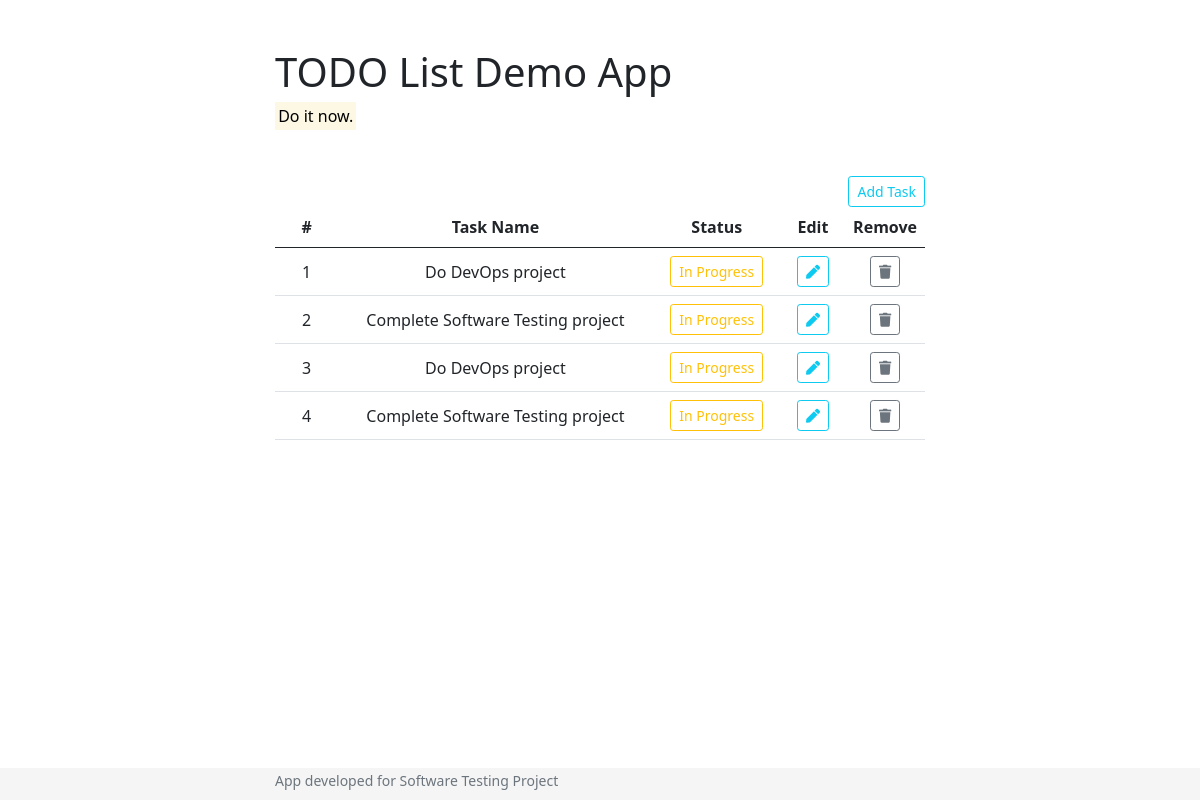
Before: /tasks/home with the older database file.
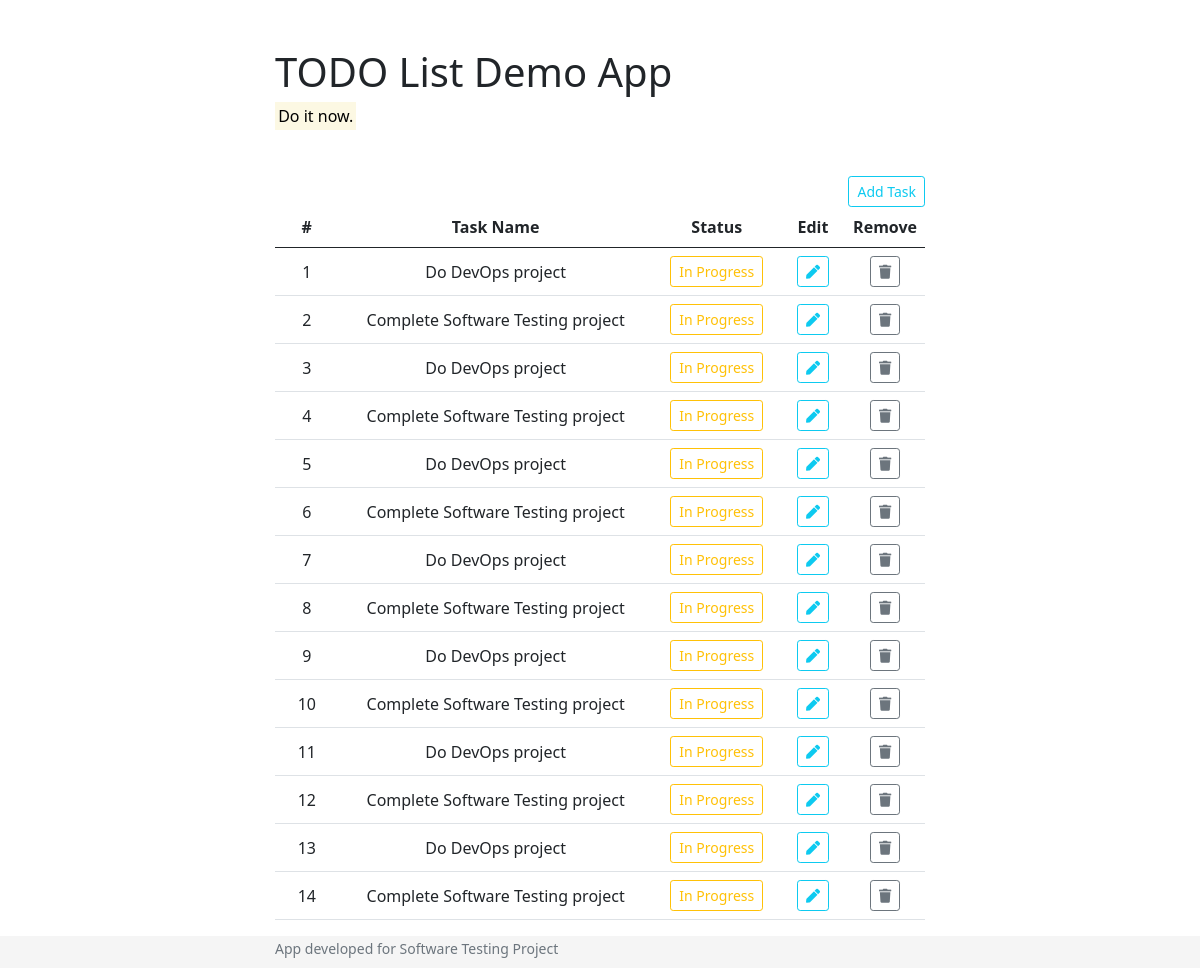
After: the same page with the newer database file.
### tables this page shows
CREATE TABLE "tasks" (
        "task_id" INTEGER PRIMARY KEY AUTOINCREMENT,
        "taskname" TEXT,
        "status" TEXT
    );

### app/routes.py (the view)
@app.get('/tasks/home')
def tasks_home():
    db_connection= app.config["DATABASE_CON"]
    db_connection.row_factory = sqlite3.Row
    cursor = db_connection.cursor()
    cursor.execute(
        "SELECT * FROM tasks"
    )
    data = cursor.fetchall()
    return  render_template("index.html", tasks=data)

### app/templates/index.html (shortened to what this page needs)
<!DOCTYPE html>
<html>
    <head>
        <link href="https://cdn.jsdelivr.net/npm/bootstrap@5.0.0-beta2/dist/css/bootstrap.min.css" rel="stylesheet"
>
        <link rel="stylesheet" href="https://cdnjs.cloudflare.com/ajax/libs/font-awesome/5.15.3/css/all.css">
        <link rel="stylesheet" href="{{ url_for('static', filename='styles/custom.css') }}">
    </head>
    <body>
    <main role="main" class="container extra-bottom">
      <h1 class="mt-5">TODO List Demo App</h1>
      <p><mark>Do it now.</mark></p>
    </main>
    <div class="container">
        <div style="text-align: right;">
        <button type="button" class="btn btn-outline-info btn-sm" data-bs-toggle="modal" data-bs-target="#task-modal" data-source="New Task">Add Task</button>
        </div>
    </div>
    <div class="container table-responsive">
    <table class="table">
        <thead>
        <tr>
            <th class="task-id">#</th>
            <th class="task">Task Name</th>
            <th class="status">Status</th>
            <th class="update">Edit</th>
            <th class="update">Remove</th>
        </tr>
        </thead>
        <tbody>
        {% for element in tasks %}
            <tr>
                <td>{{element['task_id']}}</td>
                <td>{{element['taskname']}}</td>
                {% if element['status'] == "In Progress" %}
                    <td><button type="button" class="btn btn-outline-warning btn-sm state" data-source="{{element['task_id']}}">{{element['status']}}</button></td>
                {%endif%}
                <td><button type="button" class="btn btn-outline-info btn-sm" data-bs-toggle="modal" data-bs-target="#task-modal" data-source="{{element['task_id']}}" data-content="{{ element['taskname']}}"><i class="fa fa-pen fa-1" aria-hidden="true"></i></button></td>
                <td><button class="btn btn-outline-secondary btn-sm remove" data-source="{{element['task_id']}}" type="button"><i class="fa fa-trash fa-1" aria-hidden="true"></i></button></td>
            </tr>
        {% endfor %}
        </tbody>
    </table>
    </div>
    <footer class="footer">
      <div class="container">
            <p class="text-muted"><small>App developed for Software Testing Project</small></p>
      </div>
    </footer>
  </body>
</html>

### app/static/styles/custom.css (style rules this page uses)
html { position: relative; min-height: 100%; }
body { margin-bottom: 2em; }
.footer { position: absolute; bottom: 0; width: 100%; height: 2em; line-height: 1.5em; background-color: #f5f5f5; }
.table td { text-align: center; vertical-align: middle; }
.table tr { text-align: center; vertical-align: middle; }
.container { width: auto; max-width: 680px; padding: 0 15px; }
.extra-bottom { padding-bottom: 2em; }
.task { width: 50%; }
.task-id { width: 10%; }
.status { width: 20%; }
.update { width: 10%; }

Changed rows visible on the page:
added tasks: task_id "5", taskname "Do DevOps project", status "In Progress"
added tasks: task_id "6", taskname "Complete Software Testing project", status "In Progress"
added tasks: task_id "7", taskname "Do DevOps project", status "In Progress"
added tasks: task_id "8", taskname "Complete Software Testing project", status "In Progress"
added tasks: task_id "9", taskname "Do DevOps project", status "In Progress"
added tasks: task_id "10", taskname "Complete Software Testing project", status "In Progress"
added tasks: task_id "11", taskname "Do DevOps project", status "In Progress"
added tasks: task_id "12", taskname "Complete Software Testing project", status "In Progress"
added tasks: task_id "13", taskname "Do DevOps project", status "In Progress"
added tasks: task_id "14", taskname "Complete Software Testing project", status "In Progress"
